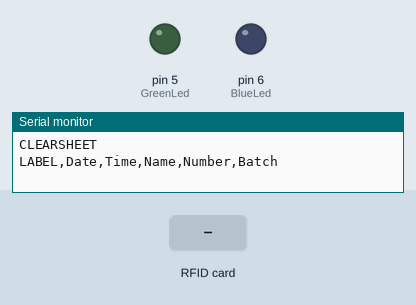
The sketch below on a simulated Arduino Uno, built with avr-gcc and run on an emulated ATmega328P. On the bench: output pins drawn as LEDs (lit = HIGH), the last lines printed to the serial monitor. The test bench sets the inputs (shaded band). Pins used as bus, display or sensor lines are not drawn.

Above: at 1.2 s.
1.3 s: RFID card 70 DE 7D A2 held to the reader
At 2.0 s:
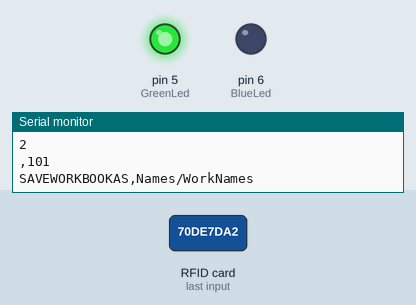
4.3 s: RFID card 5E 7A 19 C4 held to the reader
At 4.6 s:
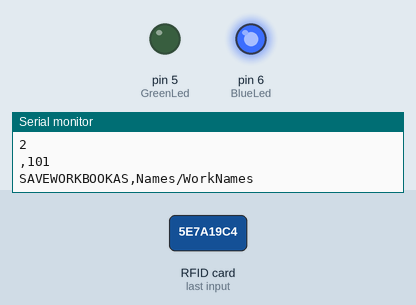
6.8 s: RFID card 70 DE 7D A2 held to the reader
At 8.0 s:
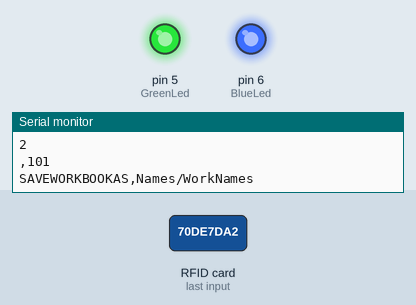
Timing chart, 0 to 10.3 s (numbered marks = the images above; inputs shaded):
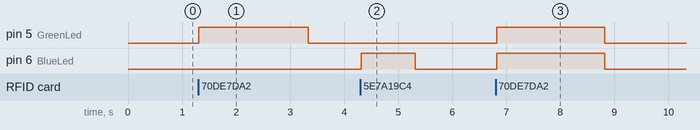

The sketch:

Prototype.ino
```cpp
#include <SPI.h>
#include <MFRC522.h>

#define SS_PIN 10
#define RST_PIN 9

MFRC522 mfrc522(SS_PIN, RST_PIN); // Create MFRC522 instance.

byte card_ID[4]; //card UID size 4byte
byte Name1[4]={0x70,0xDE,0x7D,0xA2};//first UID card
byte Name2[4]={0xC0,0x1F,0xC3,0xA3};//second UID card
byte Name3[4]={0xA0,0xBD,0xC6,0x57};//third UID card
byte Name4[4]={0x30,0x0F,0xC2,0xA3};//foruth uid card
byte Name5[4]={0xBC,0x3D,0xC5,0x38};//fifth uid card

int NumbCard[5];
int j=0;

int const BlueLed=6;
int const GreenLed=5;

String Name;//user name
long Number;//user number
String Batch;

void setup() {
  Serial.begin(9600); // Initialize serial communications with the PC
  SPI.begin();  // Initialises SPI bus
  mfrc522.PCD_Init(); // Initialises MFRC522 card

  Serial.println("CLEARSHEET");                 // clears starting at row 1
  Serial.println("LABEL,Date,Time,Name,Number,Batch");// make four columns (Date,Time,[Name:"user name"]line 48 & 52,[Number:"user number"]line 49 & 53)

  pinMode(BlueLed,OUTPUT);
  pinMode(GreenLed,OUTPUT);
   }

void loop() {
   if ( ! mfrc522.PICC_IsNewCardPresent()) {
  return;
 }
 // Select one of the cards
 if ( ! mfrc522.PICC_ReadCardSerial()) {
  return;//if read card serial(0) returns 1, the uid struct contians the ID of the read card.
 }

 for (byte i = 0; i < mfrc522.uid.size; i++) {
     card_ID[i]=mfrc522.uid.uidByte[i];

       if(card_ID[i]==Name1[i]){
       Name="Mr.Ekal Sorathiya";
       Number=101;
       Batch="2";
       j=0;
      }
      else if(card_ID[i]==Name2[i]){
       Name="Mr.Chirag Patel";
       Number=102;
       Batch=2;
       j=1;
      }
      else if(card_ID[i]==Name3[i]){
       Name="Mr.Krashna Mehta ";
       Number=103;
       Batch=2;
       j=2;
      }
      else if(card_ID[i]==Name4[i]){
       Name="Mr.Vraj Shah ";
       Number=104;
       Batch=2;
       j=3;
      }
      else if(card_ID[i]==Name5[i]){
       Name="Ms.Yasvi Vaghashiya";
       Number=105;
       Batch=2;
       j=4;
      }
      else{
          digitalWrite(GreenLed,LOW);
          digitalWrite(BlueLed,HIGH);
          goto cont;
     }
}
      if(NumbCard[j] == 1){
        digitalWrite(BlueLed,HIGH);
        digitalWrite(GreenLed,HIGH);
      }
      else{
      NumbCard[j] = 1;
      Serial.println("DATA,DATE,TIME," + Name);
      Serial.println(Batch);
      //send the Name to excel,
      Serial.print(",");
      Serial.println(Number); //send the Number to excel
      digitalWrite(GreenLed,HIGH);
      digitalWrite(BlueLed,LOW);
      delay(30);
      Serial.println("SAVEWORKBOOKAS,Names/WorkNames");
      }
      delay(1000);
cont:
delay(1000);
digitalWrite(GreenLed,LOW);
digitalWrite(BlueLed,LOW);
}
```

Measured:
- after the input at 1.3 s, pin 5 (GreenLed): LOW → HIGH at once, → LOW 2.0 s later
- after the input at 4.3 s, pin 6 (BlueLed): LOW → HIGH at once, → LOW 1.0 s later
- after the input at 6.8 s, pin 5 (GreenLed), pin 6 (BlueLed): LOW → HIGH at once, → LOW 2.0 s later
